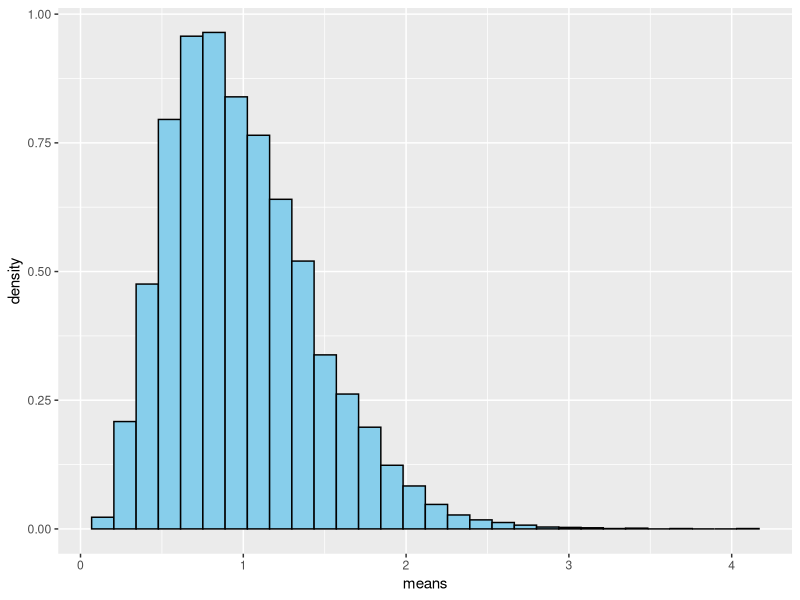
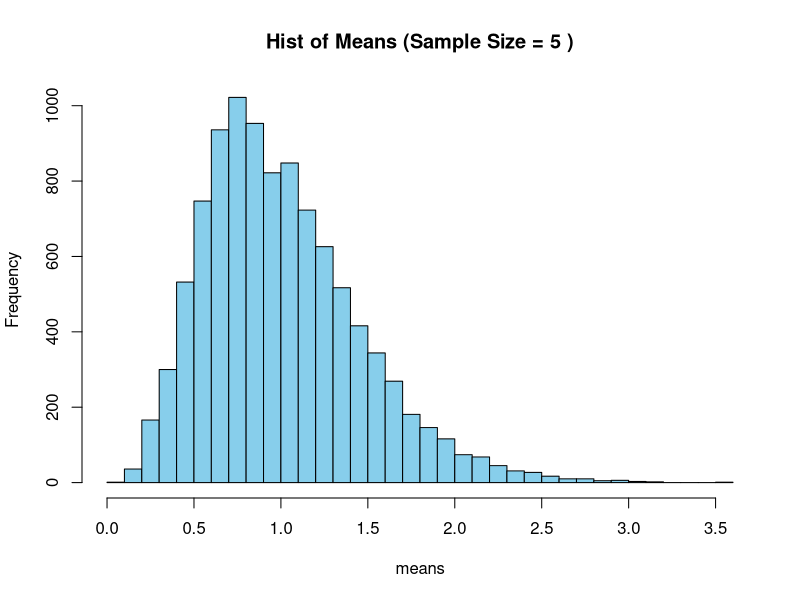
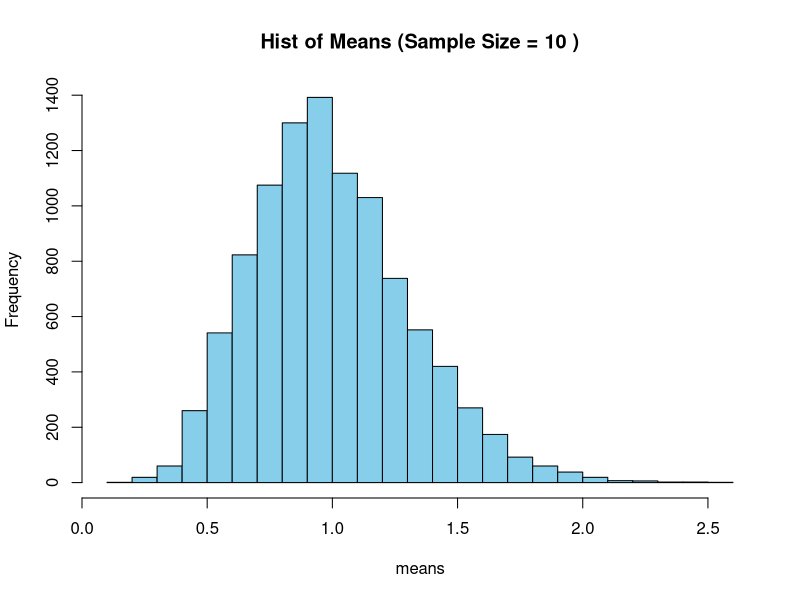
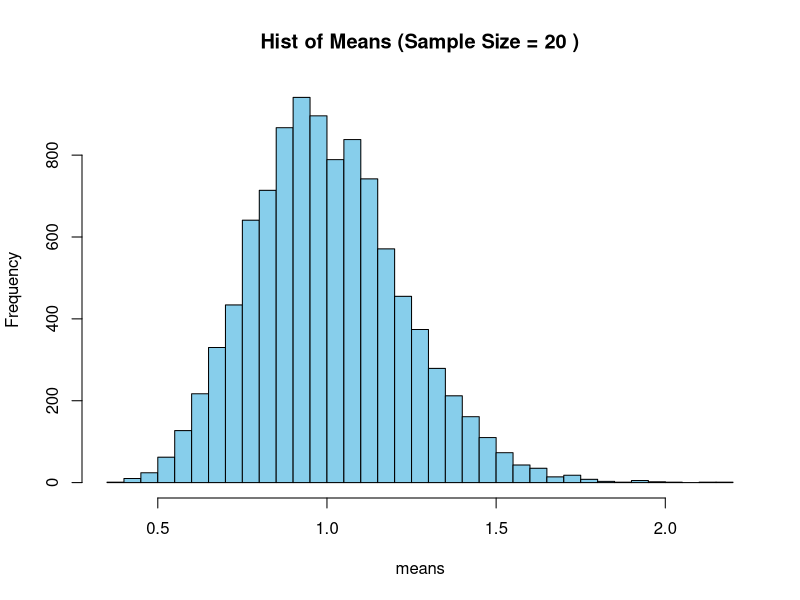

Write the R code that produced these figures, in order.
## ---- chunk 1
library(tidyverse)
tribble( ~x, ~y, ~w, ~z,
210, 300, 220, 180,
102, 100, 119, 187,
176, 175, 188, 173,
87, 95, 91, 94,
202, 210, 234, 218,
110, 122, 131, 128,
) -> dt
dt

## ---- chunk 2
library(purrr)
map(dt, mean)

## ---- chunk 3
map(dt, sd)
## ---- chunk 4
map(dt, ~sqrt(.x))
## ---- chunk 5
fiven <- summarise_all(dt, list(mean = mean,
                             median = median, 
                             max = max, 
                             min = min, 
                             q1 = function(x) quantile(x, probs = 0.25), 
                             q3 = function(x) quantile(x, probs = 0.75)))
fiven

## ---- chunk 6
exp_means <- function(data, n = 10000, SS = 5) {
  means <- numeric(n)
   for (i in 1:n) {
   
    samples <- rexp(SS)
    
    means[i] <- mean(samples)
  }
  
  return(means)
}

means <- exp_means(dt)
length(means)

ggplot()+
  geom_histogram(aes(x = means, y = after_stat(density)), bins = 30, fill = "skyblue", color = "black")
 
## ---- chunk 7

  map_dbl(1:10000, ~mean(rexp(5, rate = 1)))
## ---- chunk 8
replicate(10000, mean(rexp(5, rate = 1)))
## ---- chunk 9
exp_many<- function(n = 10000, ss = c(5,10,20)) {
  for(i in ss) {
    means<- replicate(n, mean(rexp(i, rate = 1)))
    
    hist(means, breaks = 30, col = "skyblue", border = "black",
      main = paste("Hist of Means (Sample Size =", i, ")"))
  }
}
mm<- exp_many()

## ---- chunk 10
Sd_mtcars <- vector("double", ncol(mtcars))
for(i in seq_along(mtcars)) {
  Sd_mtcars[[i]] <- sd(mtcars[[i]])
}
 Sd_mtcars
